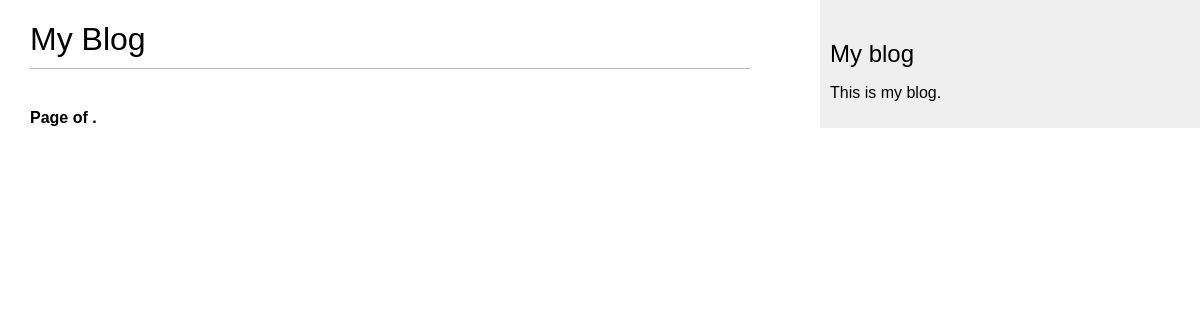
The page /blog/ on the database as committed earlier.
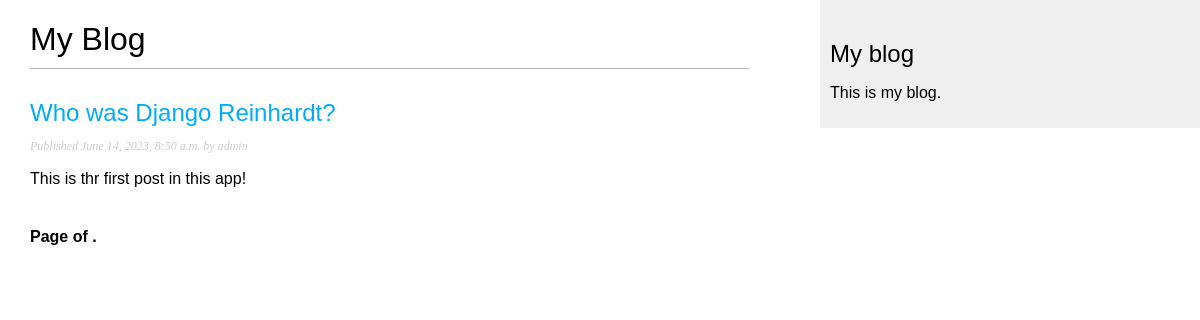
The same page on the database as committed later.
### blog/models.py (models this page shows, shortened)
class Post(models.Model):
    class Status(models.TextChoices):
        DRAFT = 'DF', 'Draft'
        PUBLISHED = 'PB', 'Published'
    title = models.CharField(max_length=250)
    slug = models.SlugField(max_length=250,
                            unique_for_date='publish')
    author = models.ForeignKey(User,
                               on_delete=models.CASCADE,
                               related_name='blog_posts')
    body = models.TextField()
    publish = models.DateTimeField(default=timezone.now)
    created = models.DateTimeField(auto_now_add=True)
    updated = models.DateTimeField(auto_now=True)
    status = models.CharField(max_length=2,
                              choices=Status.choices,
                              default=Status.DRAFT)
    objects = models.Manager()  # менеджер, применяемый по умолчанию
    published = PublishedManager()  # конкретно-прикладной менеджер
    class Meta:
        ordering = ['-publish']
        indexes = [
            models.Index(fields=['-publish']),
        ]
    def get_absolute_url(self):
        return reverse('blog:post_detail',
                       args=[self.publish.year,
                             self.publish.month,
                             self.publish.day,
                             self.slug])

### blog/views.py (the view)
# urls.py: path('', views.post_list, name='post_list'),
def post_list(request):
    post_list = Post.published.all()
    paginator = Paginator(post_list, 3)
    page_number = request.GET.get('page', 1)
    try:
        posts = paginator.page(page_number)
    except PageNotAnInteger:
        posts = paginator.page(1)
    except EmptyPage:
        posts = paginator.page(paginator.num_pages)
    return render(request,
                 'blog/post/list.html',
                 {'posts': posts})

### blog/models.py (called while the page is built)
    def get_queryset(self):
        return super().get_queryset() \
            .filter(status=Post.Status.PUBLISHED)

### blog/templates/blog/post/list.html (shortened to what this page needs)
{% extends "blog/base.html" %}
{% block content %}
  <h1>My Blog</h1>
  {% for post in posts %}
    <h2>
      <a href="{{ post.get_absolute_url }}">
        {{ post.title }}
      </a>
    </h2>
    <p class="date">
      Published {{ post.publish }} by {{ post.author }}
    </p>
    {{ post.body|truncatewords:30|linebreaks }}
  {% endfor %}
  {% include "pagination.html" with page=page_obj %}
{% endblock %}

Rows that differ between the two databases and show on the page:
now on this page (row edited): Post: title "Who was Django Reinhardt?", publish "June 14, 2023, 8:50 a.m.", author "admin", body "This is thr first post in this app!"
